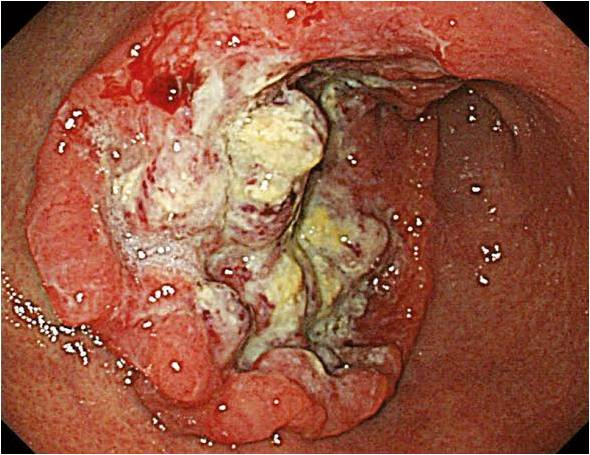
%> input picture Picture5.jpg, 590 x 455 px
$ octave Task3.m   (GNU Octave 9; MATLAB toolbox functions it lacks are replaced by stand-ins)
%> lines starting %> are read from the running program, lines starting %| are printed output that depends on the picture; in (x1, y1, x2, y2) boxes, pixels count from 0 and x2, y2 are one past the last pixel; in counts of white or black regions, pixels touching at a corner belong together; the program's own positions count from 1
I = rgb2gray(imread('C:\Program Files\MATLAB\Picture5.jpg'));
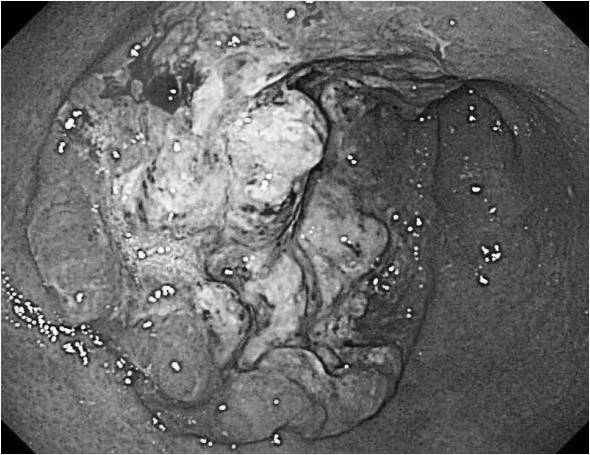
%> I: size 455x590 uint8; min 0, max 255, mean 105.4

bw = im2bw(I,graythresh(I));
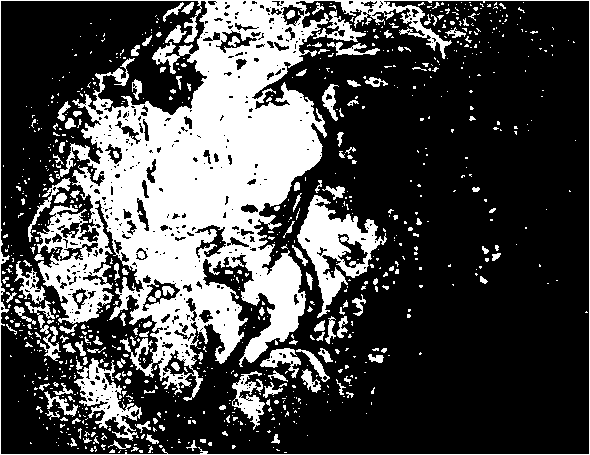
%> bw: size 455x590 logical; 29.2% white; 891 white regions (745 under 20 px), largest, box (x1, y1, x2, y2) and area: (0, 0, 590, 455) 57999, (297, 195, 387, 318) 3975, (74, 358, 142, 441) 1911

figure;imshow(bw);

[Nx,Ny] = size(bw);
%> Nx = 455; Ny = 590
BlackPixelCount = zeros(Nx,1);
WhitePixelCount = zeros(Nx,1);

for it = 1:Nx
   blackPixel = find(bw(it,:) == 0);
   BlackPixelCount(it) = size(blackPixel,1);
   WhitePixelCount(it) = Ny -  BlackPixelCount(it);
end
%> after the loop, BlackPixelCount = 455 values from 1 to 1; WhitePixelCount = 455 values from 589 to 589

blackPixelPercent = (BlackPixelCount/Ny)*100;
%> blackPixelPercent = 455 values from 0.169 to 0.169
whitePixelPercent = (WhitePixelCount/Ny)*100;
%> whitePixelPercent = 455 values from 99.83 to 99.83

if (blackPixelPercent > whitePixelPercent)
    disp('Does not have Cancer');
else
    disp('have Cancer');
end

disp(whitePixelPercent);

$ run again, with Picture1.jpg copied over Picture5.jpg
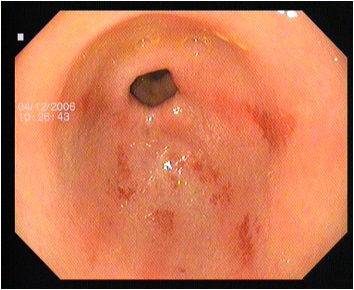
%> input picture Picture1.jpg, 354 x 290 px
%> `I = rgb2gray(imread('C:\Program Files\MATLAB\Picture5.jpg'));`:
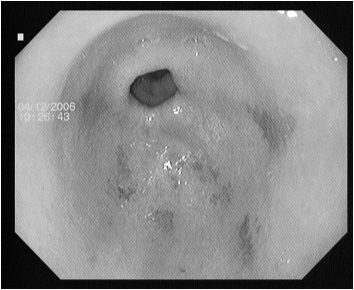
%> I: size 290x354 uint8; min 0, max 255, mean 136.1
%> `bw = im2bw(I,graythresh(I));`:
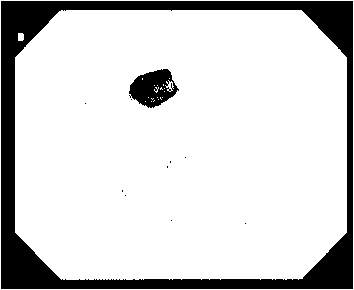
%> bw: size 290x354 logical; 83% white; 11 black regions (9 under 20 px), largest, box (x1, y1, x2, y2) and area: (1, 1, 353, 289) 16209, (129, 69, 179, 108) 1213
%> after the loop `for it = 1:Nx`: BlackPixelCount = 290 values from 1 to 1; WhitePixelCount = 290 values from 353 to 353
%> blackPixelPercent = 290 values from 0.282 to 0.282
%> whitePixelPercent = 290 values from 99.72 to 99.72
%> (printed output is left out)

$ run again, with Picture2.jpg copied over Picture5.jpg
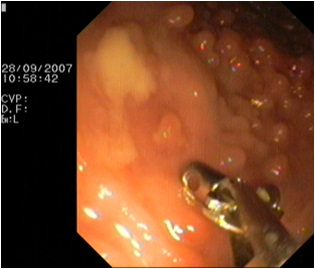
%> input picture Picture2.jpg, 315 x 269 px
%> `I = rgb2gray(imread('C:\Program Files\MATLAB\Picture5.jpg'));`:
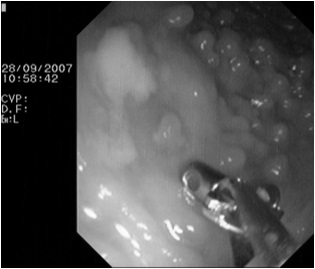
%> I: size 269x315 uint8; min 0, max 255, mean 79.8
%> `bw = im2bw(I,graythresh(I));`:
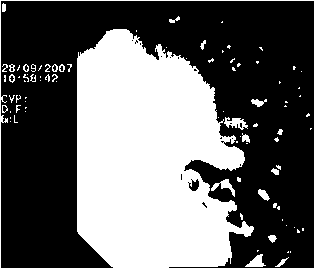
%> bw: size 269x315 logical; 39.6% white; 89 white regions (63 under 20 px), largest, box (x1, y1, x2, y2) and area: (0, 0, 315, 269) 31952, (224, 117, 248, 130) 165, (211, 179, 235, 197) 147
%> after the loop `for it = 1:Nx`: BlackPixelCount = 269 values from 1 to 1; WhitePixelCount = 269 values from 314 to 314
%> blackPixelPercent = 269 values from 0.317 to 0.317
%> whitePixelPercent = 269 values from 99.68 to 99.68
%> (printed output is left out)

$ run again, with Picture3.jpg copied over Picture5.jpg
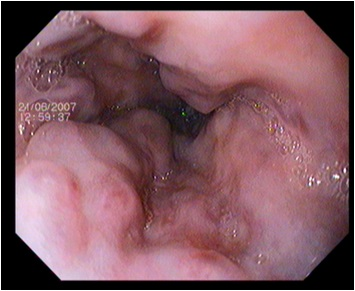
%> input picture Picture3.jpg, 355 x 291 px
%> `I = rgb2gray(imread('C:\Program Files\MATLAB\Picture5.jpg'));`:
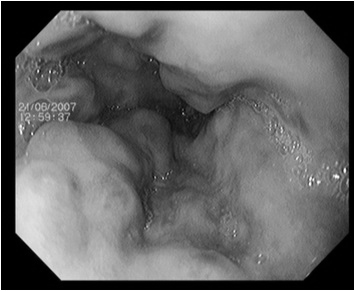
%> I: size 291x355 uint8; min 0, max 255, mean 101.6
%> `bw = im2bw(I,graythresh(I));`:
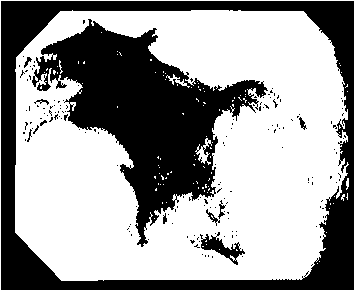
%> bw: size 291x355 logical; 61.2% white; 164 black regions (153 under 20 px), largest, box (x1, y1, x2, y2) and area: (32, 19, 268, 247) 20070, (1, 1, 354, 290) 18759, (200, 232, 245, 265) 500
%> after the loop `for it = 1:Nx`: BlackPixelCount = 291 values from 1 to 1; WhitePixelCount = 291 values from 354 to 354
%> blackPixelPercent = 291 values from 0.282 to 0.282
%> whitePixelPercent = 291 values from 99.72 to 99.72
%> (printed output is left out)
